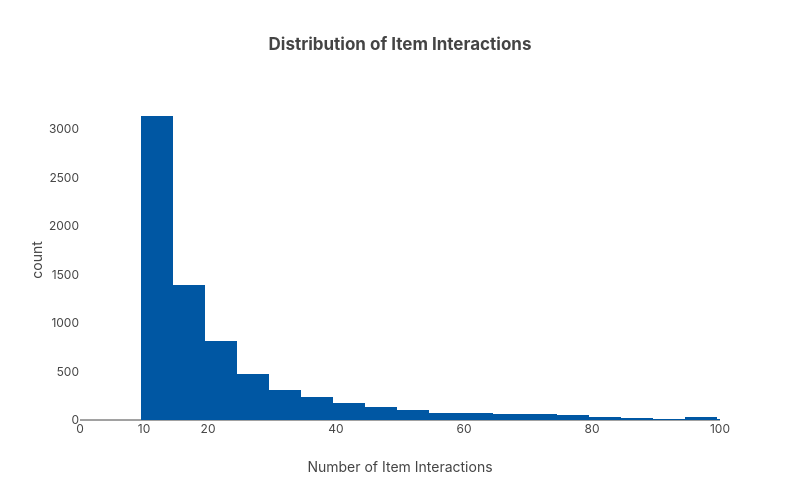

Write notebook code for a chart like this one.
### Code cell
def _generate_x_labels(x: int):
    return [0, x, x*2, x*4, x*6, x*8, x*10]

tick_array = _generate_x_labels(cfg.sample.min_item_interactions)

fig = px.histogram(
    train_sample_df.groupby(cfg.data.item_col).size(),
    title="Distribution of Item Interactions",
    width=800,
    height=500
)

fig.update_xaxes(
    tickmode='array',
    tickvals=tick_array,
    title="Number of Item Interactions",
    range=[tick_array[0], tick_array[-1]]
)

fig.show()

### Figure 1 — Plotly figure (JSON) as saved in the notebook; plotly's stock layout.template omitted (floating-point values rounded to 4 significant figures; data arrays with more than 128 entries replaced by an {"elided": "..."} marker saying what was removed)
{"data": [{"alignmentgroup": "True", "bingroup": "x", "hovertemplate": "variable=0<br>value=%{x}<br>count=%{y}<extra></extra>", "legendgroup": "0", "marker": {"color": "#0057a3", "pattern": {"shape": ""}}, "name": "0", "offsetgroup": "0", "orientation": "v", "showlegend": true, "type": "histogram", "x": {"elided": "7388 int values"}, "xaxis": "x", "yaxis": "y"}], "layout": {"barmode": "relative", "height": 500, "legend": {"title": {"text": "variable"}, "tracegroupgap": 0}, "title": {"text": "Distribution of Item Interactions"}, "width": 800, "xaxis": {"anchor": "y", "domain": [0, 1], "range": [0, 100], "tickmode": "array", "tickvals": [0, 10, 20, 40, 60, 80, 100], "title": {"text": "Number of Item Interactions"}}, "yaxis": {"anchor": "x", "domain": [0, 1], "title": {"text": "count"}}}}
